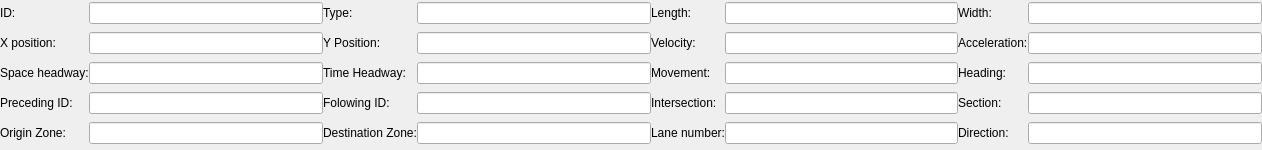
<?xml version="1.0" encoding="UTF-8"?>
<!--Copyright 2020, Olger Siebinga (o.siebinga@tudelft.nl)

This file is part of Travia.

Travia is free software: you can redistribute it and/or modify
it under the terms of the GNU General Public License as published by
the Free Software Foundation, either version 3 of the License, or
(at your option) any later version.

Travia is distributed in the hope that it will be useful,
but WITHOUT ANY WARRANTY; without even the implied warranty of
MERCHANTABILITY or FITNESS FOR A PARTICULAR PURPOSE.  See the
GNU General Public License for more details.

You should have received a copy of the GNU General Public License
along with Travia.  If not, see <https://www.gnu.org/licenses/>.-->
<ui version="4.0">
 <class>VehicleInfo</class>
 <widget class="QWidget" name="VehicleInfo">
  <property name="geometry">
   <rect>
    <x>0</x>
    <y>0</y>
    <width>1262</width>
    <height>150</height>
   </rect>
  </property>
  <property name="windowTitle">
   <string>Form</string>
  </property>
  <layout class="QGridLayout" name="gridLayout">
   <property name="leftMargin">
    <number>0</number>
   </property>
   <property name="topMargin">
    <number>0</number>
   </property>
   <property name="rightMargin">
    <number>0</number>
   </property>
   <property name="bottomMargin">
    <number>0</number>
   </property>
   <property name="horizontalSpacing">
    <number>0</number>
   </property>
   <item row="0" column="2">
    <widget class="QLineEdit" name="selectedIDLineEdit">
     <property name="readOnly">
      <bool>true</bool>
     </property>
    </widget>
   </item>
   <item row="0" column="5">
    <widget class="QLabel" name="label_7">
     <property name="text">
      <string>Length:</string>
     </property>
    </widget>
   </item>
   <item row="1" column="8">
    <widget class="QLineEdit" name="selectedAccLineEdit">
     <property name="readOnly">
      <bool>true</bool>
     </property>
    </widget>
   </item>
   <item row="4" column="5">
    <widget class="QLabel" name="label_30">
     <property name="text">
      <string>Lane number:</string>
     </property>
    </widget>
   </item>
   <item row="4" column="4">
    <widget class="QLineEdit" name="destinationZoneLineEdit">
     <property name="readOnly">
      <bool>true</bool>
     </property>
    </widget>
   </item>
   <item row="0" column="4">
    <widget class="QLineEdit" name="selectedTypeLineEdit">
     <property name="readOnly">
      <bool>true</bool>
     </property>
    </widget>
   </item>
   <item row="1" column="3">
    <widget class="QLabel" name="label_11">
     <property name="text">
      <string>Y Position:</string>
     </property>
    </widget>
   </item>
   <item row="3" column="7">
    <widget class="QLabel" name="label_25">
     <property name="text">
      <string>Section:</string>
     </property>
    </widget>
   </item>
   <item row="0" column="0">
    <widget class="QLabel" name="label_5">
     <property name="text">
      <string>ID:</string>
     </property>
    </widget>
   </item>
   <item row="1" column="5">
    <widget class="QLabel" name="label_12">
     <property name="text">
      <string>Velocity:</string>
     </property>
    </widget>
   </item>
   <item row="4" column="2">
    <widget class="QLineEdit" name="originZoneLineEdit">
     <property name="readOnly">
      <bool>true</bool>
     </property>
    </widget>
   </item>
   <item row="3" column="3">
    <widget class="QLabel" name="label_23">
     <property name="text">
      <string>Folowing ID:</string>
     </property>
    </widget>
   </item>
   <item row="4" column="3">
    <widget class="QLabel" name="label_21">
     <property name="text">
      <string>Destination Zone:</string>
     </property>
    </widget>
   </item>
   <item row="0" column="3">
    <widget class="QLabel" name="label_6">
     <property name="text">
      <string>Type:</string>
     </property>
    </widget>
   </item>
   <item row="2" column="5">
    <widget class="QLabel" name="label_18">
     <property name="text">
      <string>Movement:</string>
     </property>
    </widget>
   </item>
   <item row="3" column="5">
    <widget class="QLabel" name="label_24">
     <property name="text">
      <string>Intersection:</string>
     </property>
    </widget>
   </item>
   <item row="3" column="8">
    <widget class="QLineEdit" name="sectionLineEdit">
     <property name="readOnly">
      <bool>true</bool>
     </property>
    </widget>
   </item>
   <item row="0" column="8">
    <widget class="QLineEdit" name="selectedWidthLineEdit">
     <property name="readOnly">
      <bool>true</bool>
     </property>
    </widget>
   </item>
   <item row="1" column="2">
    <widget class="QLineEdit" name="selectedXPosLineEdit">
     <property name="readOnly">
      <bool>true</bool>
     </property>
    </widget>
   </item>
   <item row="3" column="2">
    <widget class="QLineEdit" name="precedingIDLineEdit">
     <property name="readOnly">
      <bool>true</bool>
     </property>
    </widget>
   </item>
   <item row="2" column="3">
    <widget class="QLabel" name="label_17">
     <property name="text">
      <string>Time Headway:</string>
     </property>
    </widget>
   </item>
   <item row="1" column="0">
    <widget class="QLabel" name="label_10">
     <property name="text">
      <string>X position:</string>
     </property>
    </widget>
   </item>
   <item row="1" column="6">
    <widget class="QLineEdit" name="selectedVeLineEdit">
     <property name="readOnly">
      <bool>true</bool>
     </property>
    </widget>
   </item>
   <item row="0" column="7">
    <widget class="QLabel" name="label_8">
     <property name="text">
      <string>Width:</string>
     </property>
    </widget>
   </item>
   <item row="2" column="4">
    <widget class="QLineEdit" name="timeHeadwayLineEdit">
     <property name="readOnly">
      <bool>true</bool>
     </property>
    </widget>
   </item>
   <item row="2" column="2">
    <widget class="QLineEdit" name="spaceHeadwayLineEdit">
     <property name="readOnly">
      <bool>true</bool>
     </property>
    </widget>
   </item>
   <item row="3" column="6">
    <widget class="QLineEdit" name="intersectionLineEdit">
     <property name="readOnly">
      <bool>true</bool>
     </property>
    </widget>
   </item>
   <item row="4" column="6">
    <widget class="QLineEdit" name="selectedLaneNumLineEdit">
     <property name="readOnly">
      <bool>true</bool>
     </property>
    </widget>
   </item>
   <item row="3" column="0">
    <widget class="QLabel" name="label_22">
     <property name="text">
      <string>Preceding ID:</string>
     </property>
    </widget>
   </item>
   <item row="0" column="6">
    <widget class="QLineEdit" name="selectedLengthLineEdit">
     <property name="readOnly">
      <bool>true</bool>
     </property>
    </widget>
   </item>
   <item row="3" column="4">
    <widget class="QLineEdit" name="followingIDLineEdit">
     <property name="readOnly">
      <bool>true</bool>
     </property>
    </widget>
   </item>
   <item row="1" column="4">
    <widget class="QLineEdit" name="selectedYPosLineEdit">
     <property name="readOnly">
      <bool>true</bool>
     </property>
    </widget>
   </item>
   <item row="4" column="0">
    <widget class="QLabel" name="label_20">
     <property name="text">
      <string>Origin Zone:</string>
     </property>
    </widget>
   </item>
   <item row="1" column="7">
    <widget class="QLabel" name="label_13">
     <property name="text">
      <string>Acceleration:</string>
     </property>
    </widget>
   </item>
   <item row="2" column="6">
    <widget class="QLineEdit" name="movementLineEdit">
     <property name="readOnly">
      <bool>true</bool>
     </property>
    </widget>
   </item>
   <item row="2" column="0">
    <widget class="QLabel" name="label_16">
     <property name="text">
      <string>Space headway:</string>
     </property>
    </widget>
   </item>
   <item row="4" column="7">
    <widget class="QLabel" name="label_19">
     <property name="text">
      <string>Direction:</string>
     </property>
    </widget>
   </item>
   <item row="4" column="8">
    <widget class="QLineEdit" name="directionLineEdit">
     <property name="readOnly">
      <bool>true</bool>
     </property>
    </widget>
   </item>
   <item row="2" column="8">
    <widget class="QLineEdit" name="headingLineEdit"/>
   </item>
   <item row="2" column="7">
    <widget class="QLabel" name="label">
     <property name="text">
      <string>Heading:</string>
     </property>
    </widget>
   </item>
  </layout>
 </widget>
 <resources/>
 <connections/>
</ui>
